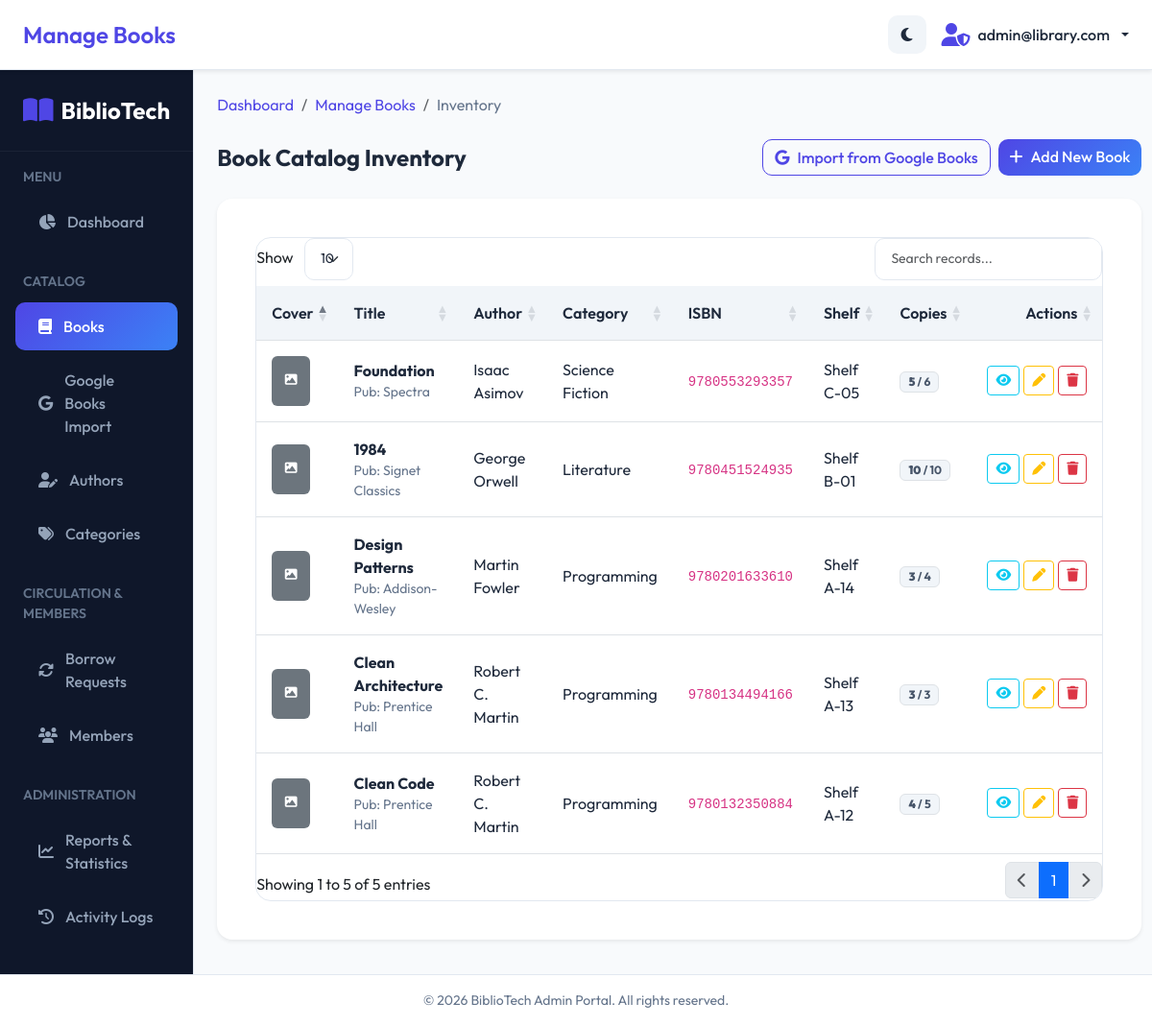
Page /index.php?route=admin/books (signed in) on the committed database.
### tables this page shows
CREATE TABLE IF NOT EXISTS `books` (
  `id` INT AUTO_INCREMENT PRIMARY KEY,
  `isbn` VARCHAR(20) DEFAULT NULL UNIQUE,
  `title` VARCHAR(255) NOT NULL,
  `author_id` INT DEFAULT NULL,
  `category_id` INT DEFAULT NULL,
  `description` TEXT DEFAULT NULL,
  `publisher` VARCHAR(255) DEFAULT NULL,
  `publication_year` INT DEFAULT NULL,
  `quantity` INT NOT NULL DEFAULT 0,
  `available_copies` INT NOT NULL DEFAULT 0,
  `shelf_location` VARCHAR(100) DEFAULT NULL,
  `cover_image` VARCHAR(255) DEFAULT NULL,
  `created_at` TIMESTAMP DEFAULT CURRENT_TIMESTAMP,
  `updated_at` TIMESTAMP DEFAULT CURRENT_TIMESTAMP ON UPDATE CURRENT_TIMESTAMP,
  FOREIGN KEY (`author_id`) REFERENCES `authors` (`id`) ON DELETE SET NULL,
  FOREIGN KEY (`category_id`) REFERENCES `categories` (`id`) ON DELETE SET NULL,
  INDEX `idx_author` (`author_id`),
  INDEX `idx_category` (`category_id`),
  INDEX `idx_title` (`title`),
  INDEX `idx_isbn` (`isbn`)
);

CREATE TABLE IF NOT EXISTS `authors` (
  `id` INT AUTO_INCREMENT PRIMARY KEY,
  `name` VARCHAR(255) NOT NULL,
  `biography` TEXT DEFAULT NULL,
  `nationality` VARCHAR(100) DEFAULT NULL,
  `created_at` TIMESTAMP DEFAULT CURRENT_TIMESTAMP
);

CREATE TABLE IF NOT EXISTS `categories` (
  `id` INT AUTO_INCREMENT PRIMARY KEY,
  `name` VARCHAR(255) NOT NULL UNIQUE,
  `created_at` TIMESTAMP DEFAULT CURRENT_TIMESTAMP
);

### config/database.php (called while the page is built, shortened)
<?php
class Database {
    private static $instance = null;
    private $conn;
    private function __construct() {
        try {
            $dsn = "mysql:host=" . DB_HOST . ";dbname=" . DB_NAME . ";charset=utf8mb4";
            $options = [
                PDO::ATTR_ERRMODE            => PDO::ERRMODE_EXCEPTION,
                PDO::ATTR_DEFAULT_FETCH_MODE => PDO::FETCH_ASSOC,
                PDO::ATTR_EMULATE_PREPARES   => false,
            ];
            $this->conn = new PDO($dsn, DB_USER, DB_PASS, $options);
        } catch (PDOException $e) {
            throw new Exception("Database Connection Error: " . $e->getMessage());
        }
    }
    public static function getInstance() {
        if (self::$instance === null) {
            self::$instance = new self();
        }
        return self::$instance;
    }
    public function getConnection() {
        return $this->conn;
    }
}

### app/Models/Models.php (called while the page is built, shortened)
<?php
class Book {
    private $db;
    public function __construct() {
        $this->db = Database::getInstance()->getConnection();
    }
    public function getAll($filters = [], $limit = null, $offset = null, $sort = 'b.id', $order = 'DESC') {
        $sql = "SELECT b.*, a.name AS author_name, c.name AS category_name
                FROM books b
                LEFT JOIN authors a ON b.author_id = a.id
                LEFT JOIN categories c ON b.category_id = c.id";
        $whereClauses = [];
        $params = [];
        $allowedSort = ['b.id', 'b.title', 'b.publication_year', 'b.available_copies', 'a.name', 'c.name'];
        $order = (strtoupper($order) === 'ASC') ? 'ASC' : 'DESC';
        $sql .= " ORDER BY {$sort} {$order}";
        $stmt = $this->db->prepare($sql);
        $stmt->execute($params);
        return $stmt->fetchAll();
    }
}

### views/admin/books.php (the view, shortened to what this page needs)
<?php
$bookModel = new Book();
$addMode = isset($_GET['add']) ? true : false;
$book = null;
$books = $bookModel->getAll();
?>
<div class="fade-in-up">
    <nav aria-label="breadcrumb" class="mb-4">
        <ol class="breadcrumb">
            <li class="breadcrumb-item"><a href="<?php echo BASE_URL; ?>/index.php?route=admin/dashboard">Dashboard</a></li>
            <li class="breadcrumb-item"><a href="<?php echo BASE_URL; ?>/index.php?route=admin/books">Manage Books</a></li>
            <?php if ($book): ?>
                <li class="breadcrumb-item active" aria-current="page">Edit Book</li>
            <?php elseif ($addMode): ?>
                <li class="breadcrumb-item active" aria-current="page">Add Book</li>
            <?php else: ?>
                <li class="breadcrumb-item active" aria-current="page">Inventory</li>
            <?php endif; ?>
        </ol>
    </nav>
    <div class="d-flex justify-content-between align-items-center mb-4 flex-wrap gap-3 mt-4">
        <h4 class="fw-bold mb-0">Book Catalog Inventory</h4>
        <div class="d-flex gap-2">
            <a href="<?php echo BASE_URL; ?>/index.php?route=admin/google-books" class="btn btn-outline-primary fw-medium" style="border-radius: 10px;">
                <i class="fa-brands fa-google me-2"></i>Import from Google Books
            </a>
            <a href="<?php echo BASE_URL; ?>/index.php?route=admin/books&add=1" class="btn btn-primary fw-medium" style="border-radius: 10px; background: var(--primary-gradient); border: none;">
                <i class="fa-solid fa-plus me-2"></i>Add New Book
            </a>
        </div>
    </div>
    <div class="card card-custom border-0 shadow-sm p-4">
        <div class="card-body">
            <?php if (empty($books)): ?>
                <div class="text-center py-5 text-muted">
                    <i class="fa-solid fa-book-open fs-1 mb-3"></i>
                    <h5 class="fw-bold">No books found in catalog.</h5>
                    <p class="small">Add a book or import one dynamically to get started.</p>
                </div>
            <?php else: ?>
                <div class="table-responsive table-responsive-custom">
                    <table class="table table-custom align-middle datatable-custom w-100">
                        <thead>
                            <tr>
                                <th>Cover</th>
                                <th>Title</th>
                                <th>Author</th>
                                <th>Category</th>
                                <th>ISBN</th>
                                <th>Shelf</th>
                                <th>Copies</th>
                                <th class="text-end">Actions</th>
                            </tr>
                        </thead>
                        <tbody>
                            <?php foreach ($books as $row): ?>
                                <tr>
                                    <td>
                                        <?php if (!empty($row['cover_image']) && file_exists(UPLOAD_PATH . '/' . $row['cover_image'])): ?>
                                            <img src="<?php echo BASE_URL; ?>/uploads/covers/<?php echo $row['cover_image']; ?>" class="rounded shadow-sm" style="width: 40px; height: 52px; object-fit: cover;" alt="">
                                        <?php elseif (!empty($row['cover_image']) && strpos($row['cover_image'], 'http') === 0): ?>
                                            <img src="<?php echo $row['cover_image']; ?>" class="rounded shadow-sm" style="width: 40px; height: 52px; object-fit: cover;" alt="">
                                        <?php else: ?>
                                            <div class="bg-secondary rounded text-white d-flex align-items-center justify-content-center" style="width: 40px; height: 52px;"><i class="fa-solid fa-image" style="font-size: 0.8rem;"></i></div>
                                        <?php endif; ?>
                                    </td>
                                    <td>
                                        <span class="fw-bold text-dark-theme-override" style="color: var(--text-color);"><?php echo htmlspecialchars($row['title']); ?></span>
                                        <span class="text-muted small d-block">Pub: <?php echo htmlspecialchars($row['publisher'] ?: 'N/A'); ?></span>
                                    </td>
                                    <td><?php echo htmlspecialchars($row['author_name'] ?? 'Unknown Author'); ?></td>
                                    <td><?php echo htmlspecialchars($row['category_name'] ?? 'General'); ?></td>
                                    <td><code><?php echo htmlspecialchars($row['isbn'] ?: 'N/A'); ?></code></td>
                                    <td><?php echo htmlspecialchars($row['shelf_location'] ?: 'N/A'); ?></td>
                                    <td>
                                        <span class="badge bg-light-custom text-dark border px-2 py-1">
                                            <strong><?php echo $row['available_copies']; ?></strong> / <?php echo $row['quantity']; ?>
                                        </span>
                                    </td>
                                    <td class="text-end">
                                        <div class="d-flex justify-content-end gap-1">
                                            <a href="<?php echo BASE_URL; ?>/index.php?route=book-details&id=<?php echo $row['id']; ?>" class="btn btn-sm btn-outline-info" title="Details"><i class="fa-solid fa-eye"></i></a>
                                            <a href="<?php echo BASE_URL; ?>/index.php?route=admin/books&edit=<?php echo $row['id']; ?>" class="btn btn-sm btn-outline-warning" title="Edit"><i class="fa-solid fa-pen"></i></a>
                                            <button class="btn btn-sm btn-outline-danger" onclick="window.confirmAction('Delete Book', 'Are you sure you want to delete this book listing? Associated checkouts will block this.', 'Delete', '<?php echo BASE_URL; ?>/index.php?action=delete-book&id=<?php echo $row['id']; ?>')" title="Delete"><i class="fa-solid fa-trash"></i></button>
                                        </div>
                                    </td>
                                </tr>
                            <?php endforeach; ?>
                        </tbody>
                    </table>
                </div>
            <?php endif; ?>
        </div>
    </div>
</div>

### public/assets/css/style.css (style rules this page uses)
:root { --bg-color: #f8fafc; --text-color: #1e293b; --text-muted: #64748b; --card-bg: #ffffff; --card-border: rgba(148, 163, 184, 0.12); --sidebar-bg: #0f172a; --sidebar-color: #94a3b8; --sidebar-active-color: #ffffff; --sidebar-active-bg: rgba(255, 255, 255, 0.08); --primary-color: #4f46e5; --primary-light: #6366f1; --primary-gradient: linear-gradient(135deg, #4f46e5 0%, #3b82f6 100%); --secondary-gradient: linear-gradient(135deg, #10b981 0%, #059669 100%); --danger-gradient: linear-gradient(135deg, #ef4444 0%, #dc2626 100%); --warning-gradient: linear-gradient(135deg, #f59e0b 0%, #d97706 100%); --purple-gradient: linear-gradient(135deg, #8b5cf6 0%, #7c3aed 100%); --info-gradient: linear-gradient(135deg, #06b6d4 0%, #0891b2 100%); --glass-bg: rgba(255, 255, 255, 0.7); --glass-border: rgba(255, 255, 255, 0.4); --glass-shadow: rgba(15, 23, 42, 0.05); --nav-bg: #ffffff; --badge-bg: #f1f5f9; --badge-color: #475569; --border-color: #e2e8f0; --input-bg: #ffffff; --surface-muted: #f1f5f9; --primary-subtle-bg: rgba(79, 70, 229, 0.1); --primary-subtle-color: #4f46e5; --dropdown-bg: #ffffff; --dropdown-hover: #f8fafc; --link-color: #4f46e5; }
body { background-color: var(--bg-color); color: var(--text-color); font-family: 'Outfit', 'Inter', sans-serif; transition: background-color 0.4s ease, color 0.4s ease; overflow-x: hidden; min-height: 100vh; display: flex; flex-direction: column; }
h1, h2, h3, h4, h5, h6 { font-weight: 700; }
.table-responsive-custom { border-radius: 16px; overflow: hidden; border: 1px solid var(--border-color); }
.table-custom { background: var(--card-bg) !important; margin-bottom: 0 !important; }
.table-custom th { background: var(--badge-bg) !important; color: var(--text-color) !important; font-weight: 600; padding: 1rem; }
.table-custom td { padding: 1rem; vertical-align: middle; color: var(--text-color); background: var(--card-bg); }
.card-custom { background-color: var(--card-bg); border: 1px solid var(--card-border); border-radius: 16px; box-shadow: 0 4px 6px -1px rgba(0, 0, 0, 0.05); overflow: hidden; }
.bg-light-custom { background-color: var(--surface-muted) !important; }
.text-dark-theme-override { color: var(--text-color) !important; }
.text-muted { color: var(--text-muted) !important; }
.badge.bg-light-custom, .badge.bg-light-custom.text-dark { background-color: var(--badge-bg) !important; color: var(--badge-color) !important; }
.breadcrumb-item a { color: var(--link-color); text-decoration: none; }
.breadcrumb-item.active { color: var(--text-muted); }
.btn-outline-primary { color: var(--link-color); border-color: var(--link-color); }
.fade-in-up { animation: fadeIn 0.4s ease forwards; }

### rows in the picture
books: title "Foundation", publisher "Spectra", author.name "Isaac Asimov", category.name "Science Fiction", isbn "9780553293357", shelf_location "Shelf C-05", available_copies "5", quantity "6"
books: title "1984", publisher "Signet Classics", author.name "George Orwell", category.name "Literature", isbn "9780451524935", shelf_location "Shelf B-01", available_copies "10", quantity "10"
books: title "Design Patterns", publisher "Addison-Wesley", author.name "Martin Fowler", category.name "Programming", isbn "9780201633610", shelf_location "Shelf A-14", available_copies "3", quantity "4"
books: title "Clean Architecture", publisher "Prentice Hall", author.name "Robert C. Martin", category.name "Programming", isbn "9780134494166", shelf_location "Shelf A-13", available_copies "3", quantity "3"
books: title "Clean Code", publisher "Prentice Hall", author.name "Robert C. Martin", category.name "Programming", isbn "9780132350884", shelf_location "Shelf A-12", available_copies "4", quantity "5"

### other values in the picture
$pageTitle "Manage Books"
Auth::getUserEmail() "admin@library.com"
